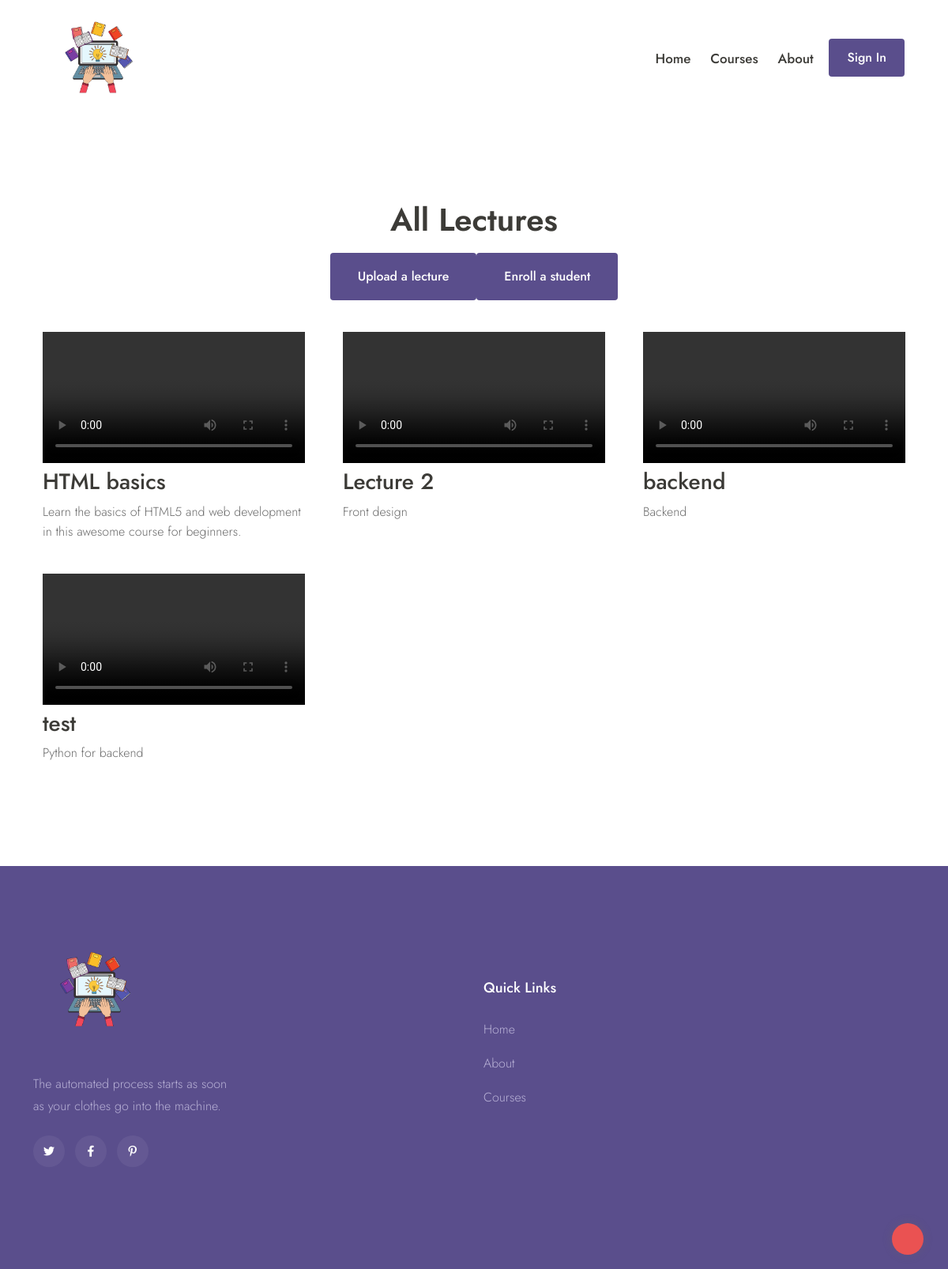
Page /teacher/viewcourse/1 on the committed database.
### teacher/models.py (models this page shows, shortened)
class Lecture(models.Model):
    title = models.CharField(max_length=200)
    video = models.FileField(upload_to='teacher/videos', null=True, verbose_name="")
    tag1 = models.TextField(max_length=100, blank=True)
    tag2 = models.TextField(max_length=100, blank=True)
    tag3 = models.TextField(max_length=100, blank=True)
    description = models.TextField(blank=True)
    note = models.FileField(upload_to='teacher/notes', null=True, verbose_name="")
    teacher = models.ForeignKey(Teacher, on_delete=models.CASCADE)
    course = models.ForeignKey(Course, on_delete=models.CASCADE)

### teacher/views.py (the view)
# urls.py: path('viewcourse/<int:course_pk>', views.viewcourse),
def viewcourse(request, course_pk):
    course = get_object_or_404(Course, pk=course_pk)
    lectures = Lecture.objects.filter(course=course)
    if (request.method == 'GET'):
        return render(request, 'coursedetail.html', {'course': course, 'lectures': lectures})

### templates/coursedetail.html (shortened to what this page needs)
{% extends "teacher_base.html" %}
{% load static %}
{% block content %}
<head>
</head>
<section class="popular-directorya-area section-padding fix">
<div class="container">
    <div class="row">
        <div class="col-lg-12">
            <div class="section-tittle text-center mb-40">
                <h2>All Lectures</h2>
                <div class="btn-group" role="group" aria-label="Basic example">
                    <a href="/teacher/createlec/{{ course.id }}"><button class="btn btn-primary" aria-expanded="false">
                        Upload a lecture
                    </button></a>
                    <a href="/teacher/createattendee/{{ course.id  }}"><button class="btn btn-primary" type="button" >
                        Enroll a student
                    </button></a>
                </div>
            </div>
        </div>
    </div>
    <div class="row">
    {% for lec in lectures %}
    <div class="col-xl-4 col-lg-4 col-md-6 col-sm-6">
        <div class="properties pb-30">
            <div class="properties-card">
                    <video src="{{ lec.video.url }}" controls></video>
                <div class="properties-caption">
                    <h3>{{ lec.title }}</h3>
                    <p>{{ lec.description }}</p>
                </div>
            </div>
        </div>
    </div>
    {% endfor %}
</div>
</div>
    {% endblock %}

### templates/coursedetail.html (style rules this page uses)
video { width: 100%; height: auto; max-width: 100%; }

### rows in the picture
Lecture: title "HTML basics", description "Learn the basics of HTML5 and web development in this awesome course for beginners."
Lecture: title "Lecture 2", description "Front design"
Lecture: title "backend", description "Backend"
Lecture: title "test", description "Python for backend"
